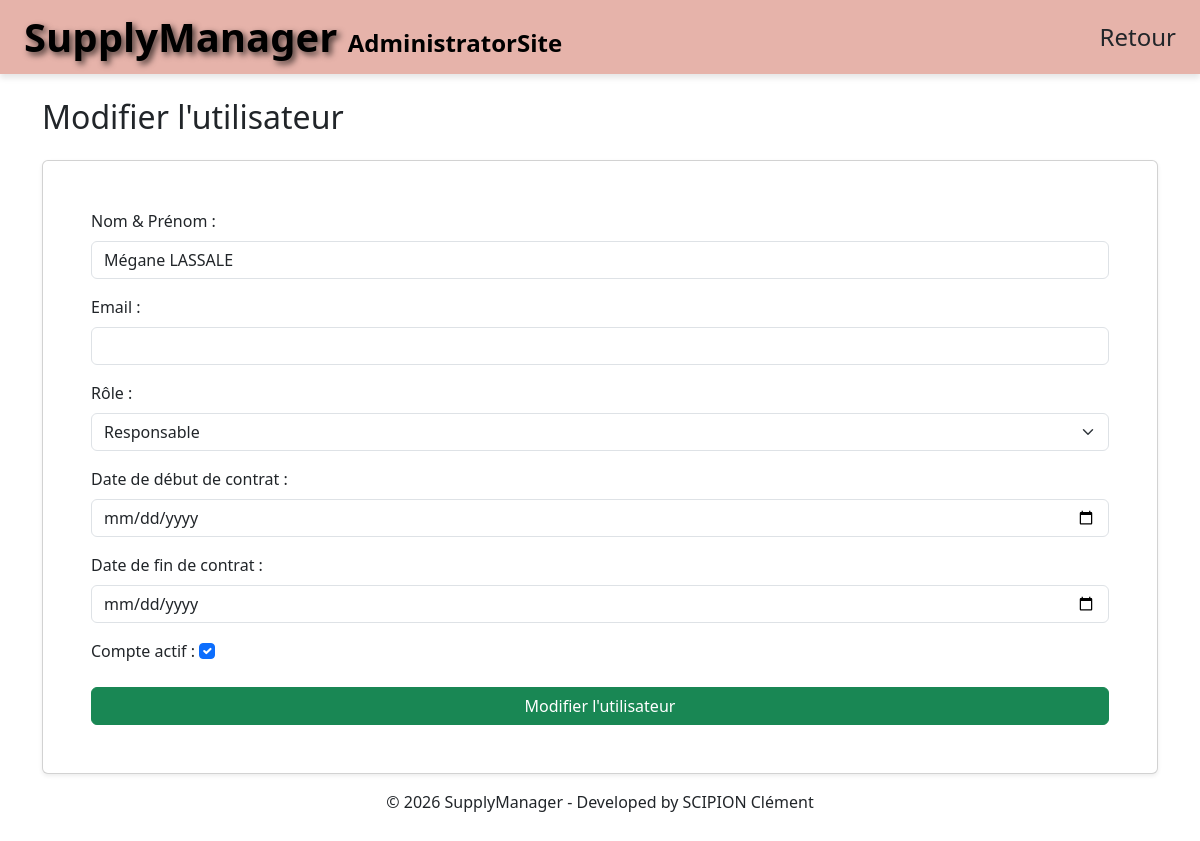
Page /change-user/2/ (signed in) on the committed database.
### authentication/models.py (models this page shows, shortened)
class User(AbstractUser):
    username = models.CharField(
        max_length=150,
        unique=True,
        validators=[UsernameWithSpacesValidator()],
        error_messages={
            'unique': "Un utilisateur avec ce nom existe déjà.",
        },
    )
    objects = UserManager()
    ADMIN = 'ADMIN'
    DIRECTOR = 'DIRECTOR'
    CREW = 'CREW'
    ROLE_CHOICES = [
        (ADMIN, 'Admin'),
        (DIRECTOR, 'Responsable'),
        (CREW, 'Équipe'),
    ]
    role = models.CharField(max_length=15, choices=ROLE_CHOICES, default=CREW)
    still_active = models.BooleanField(default=True)
    created_by = models.ForeignKey(
        settings.AUTH_USER_MODEL,
        on_delete=models.SET_NULL,
        null=True,
        blank=True,
        related_name='created_users'
    )
    revoked_by = models.ForeignKey(
        settings.AUTH_USER_MODEL,
        on_delete=models.SET_NULL,
        null=True,
        blank=True,
        related_name='revoked_users'
    )
    date_start_contract = models.DateField(
        null=True,
        blank=True,
        verbose_name="Date début contrat"
    )
    date_end_contract = models.DateField(
        null=True,
        blank=True,
        verbose_name="Date fin contrat"
    )
    class Meta:
        verbose_name = "Utilisateur"
        verbose_name_plural = "Utilisateurs"
        indexes = [
            models.Index(fields=['role'], name='user_role_idx'),
            models.Index(fields=['still_active'], name='user_active_idx'),
            models.Index(fields=['date_end_contract'],
                         name='user_end_contract_idx'),
            models.Index(
                fields=['role', 'still_active'],
                name='user_role_active_idx'
            ),
            models.Index(
                fields=['role', 'date_end_contract'],
                name='user_role_contract_idx'
            ),
        ]

### authentication/views.py (the view, shortened to what this page needs)
@role_required(['ADMIN', 'DIRECTOR'])
def change_user(request, user_id):
    user = get_object_or_404(User, id=user_id)
    if request.method == 'POST':
        form = CustomUserChangeForm(request.POST, instance=user)
        if form.is_valid():
            form.save()
            messages.success(
                request,
                f"L'utilisateur {user.username} a été modifié avec succès."
            )
            return redirect('staff_management')
        else:
            messages.error(
                request,
                "Erreur lors de la modification. "
                "Veuillez vérifier les champs du formulaire."
            )
    else:
        form = CustomUserChangeForm(instance=user)
    return render(
        request,
        'change_user.html',
        {'form': form, 'user_id': user_id}
    )

### authentication/templates/change_user.html
{% extends "base_sensible_form.html" %}
{% load static %}
{% load crispy_forms_tags %}
{% block content %}
{% include "partials/change_user_snippet.html" %}
{% endblock %}

### LaundryWatcher/templates/base_sensible_form.html (shortened to what this page needs)
{% load static %}
<!DOCTYPE html>
<html lang="fr">
<head>
    <link href="https://cdn.jsdelivr.net/npm/bootstrap@5.3.0/dist/css/bootstrap.min.css" rel="stylesheet">
    <link rel="stylesheet" href="{% static 'css/styles.css' %}">
</head>
<body>
    {% if user.is_authenticated %}
    <nav class="navbar navbar-expand-lg navbar-light sticky-top shadows-sm py-2"
        style="background-color: rgb(230, 179, 170); box-shadow: 0 4px 6px rgba(0, 0, 0, 0.1);">
        <div class="container-fluid px-4">
            <a class="navbar-brand d-none d-lg-block" href="{% url 'dashboard' %}">
                <h1 class="display-6 fw-bolder text-black mb-0"
                style="text-shadow: 3px 3px 6px rgba(0, 0, 0, 0.7);">
                SupplyManager
<span class="text-black fs-4 mb-0" style="text-shadow: none;">{{ user.username }}</span>
                </h1>
            </a>
                <div class="collapse navbar-collapse justify-content-end" id="navbarNav">
                    <a class="nav-link fs-4" href="javascript:history.back()">Retour</a>
        </div>
    </nav>
    {% endif %}
    <main>
        {% block content %}
        {% endblock %}
    </main>
    <footer>
        <p>&copy; 2026 SupplyManager - Developed by SCIPION Clément</p>
    </footer>
</body>
</html>

### authentication/templates/partials/change_user_snippet.html (shortened to what this page needs)
{% load static %}
<div class="container mt-4">
    <h2 class="mb-4">Modifier l'utilisateur</h2>
    <div class="card shadow-sm">
        <div class="card-body p-5">
            <form method="post">
                <div class="mb-3">
                    <label for="{{ form.username.id_for_label }}" class="form-label">{{ form.username.label }} :</label>
                    {{ form.username }}
                </div>
                <div class="mb-3">
                    <label for="{{ form.email.id_for_label }}" class="form-label">{{ form.email.label }} :</label>
                    {{ form.email }}
                </div>
                <div class="mb-3">
                    <label for="{{ form.role.id_for_label }}" class="form-label">{{ form.role.label }} :</label>
                    {{ form.role }}
                </div>
                <div class="mb-3">
                    <label for="{{ form.date_start_contract.id_for_label }}" class="form-label">{{ form.date_start_contract.label }} :</label>
                    {{ form.date_start_contract }}
                </div>
                <div class="mb-3">
                    <label for="{{ form.date_end_contract.id_for_label }}" class="form-label">{{ form.date_end_contract.label }} :</label>
                    {{ form.date_end_contract }}
                </div>
                <div class="mb-3">
                    <label for="{{ form.still_active.id_for_label }}" class="form-label">{{ form.still_active.label }} :</label>
                    {{ form.still_active }}
                </div>
                <div class="d-grid gap-2">
                    <button type="submit" class="btn btn-success">Modifier l'utilisateur</button>
                </div>
            </form>
        </div>
    </div>
</div>

### LaundryWatcher/templates/base_sensible_form.html (style rules this page uses)
body { min-height: 100vh; display: flex; flex-direction: column; }
main { flex: 1; }
footer { margin-top: auto; padding: 1rem 0; text-align: center; }

### rows in the picture
User: username "AdministratorSite"
User: username "Mégane LASSALE", role "Responsable", still_active "☑"
